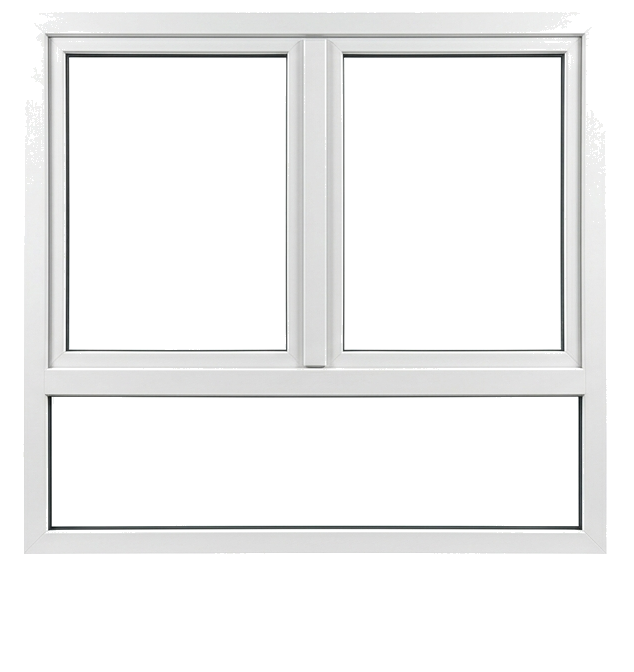
#> input picture img/fenster_2fluegel_unterlicht_aussen.png, 634 x 672 px; its folder holds only this picture in this run
$ python remove-shadows-v3.py
#> lines starting #> are read from the running program, lines starting #| are printed output that depends on the picture; after the words box and inside, x2 and y2 are one past the last pixel; in counts of white or black regions, pixels touching at a corner belong together
#!/usr/bin/env python3
"""
Drop-Shadow-Entferner v3 mit Connected Components (Sarah-Fix 29.04.2026 spät).

Funktioniert weil der Drop-Shadow immer eine SEPARATE Pixel-Insel ist,
getrennt vom Fenster durch eine reinweiße Zone. Algorithmus:
1. Binarize (alles unter Helligkeit 240 = potenzieller Inhalt)
2. Connected-Components labeln
3. Größte Insel = Fenster, alle anderen Inseln = Schatten/Artefakte
4. Alles außerhalb der Fenster-Insel-BBox → reinweiß
5. Alles innerhalb der BBox das NICHT zur Fenster-Insel gehört → auch weiß

→ Drop-Shadow komplett weg, Fenster-Inhalt 100% unverändert.
"""
from PIL import Image
import numpy as np
from scipy import ndimage
import os, glob, shutil, datetime

IMG_DIR = os.path.abspath(os.path.join(os.path.dirname(__file__), "..", "img"))
BACKUP_ROOT = os.path.join(IMG_DIR, "masters", "sarah")
TS = datetime.datetime.now().strftime("%Y%m%d-%H%M%S")
BACKUP_DIR = os.path.join(BACKUP_ROOT, f"shadow_v3_backup_{TS}")
os.makedirs(BACKUP_DIR, exist_ok=True)

# Schwelle: alles mit min(R,G,B) < 240 zählt erstmal als „potenzieller Inhalt"
# (inkl. Schatten). Danach trennt der Algorithmus die Inseln.
INHALT_SCHWELLE = 240


def schatten_weg_cc(path):
    im = Image.open(path).convert("RGB")
#> im is the input picture: PIL image 634x672 RGB; mean R, G, B 242.8, 243, 242.9
    arr = np.array(im)
    helligkeit = arr.min(axis=2)
    mask = helligkeit < INHALT_SCHWELLE
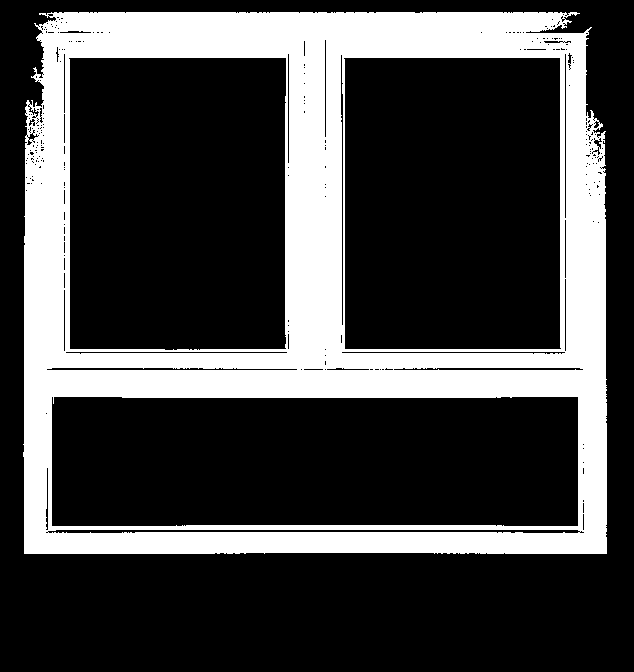
#> mask: shape (672, 634) bool; 26.8% white; 1 white region, box (x1, y1, x2, y2) and area: (23, 12, 607, 554) 113978

    labels, n = ndimage.label(mask)
#> n = 1
    if n == 0:
        return im, None  # nichts gefunden

    sizes = ndimage.sum(mask, labels, range(1, n + 1))
#> sizes = [113978]
    biggest_idx = int(np.argmax(sizes)) + 1
#> biggest_idx = 1
    fenster_only = (labels == biggest_idx)

    ys, xs = np.where(fenster_only)
    y_min, y_max = int(ys.min()), int(ys.max())
#> y_min = 12; y_max = 553
    x_min, x_max = int(xs.min()), int(xs.max())
#> x_min = 23; x_max = 606

    out = arr.copy()
    # Außerhalb der BBox → weiß
    out[:y_min, :] = 255
    out[y_max + 1:, :] = 255
    out[:, :x_min] = 255
    out[:, x_max + 1:] = 255
    # Innerhalb der BBox, aber nicht zur Fenster-Insel gehörig → weiß
    in_bbox_not_window = ~fenster_only
    in_bbox_not_window[:y_min, :] = False
    in_bbox_not_window[y_max + 1:, :] = False
    in_bbox_not_window[:, :x_min] = False
    in_bbox_not_window[:, x_max + 1:] = False
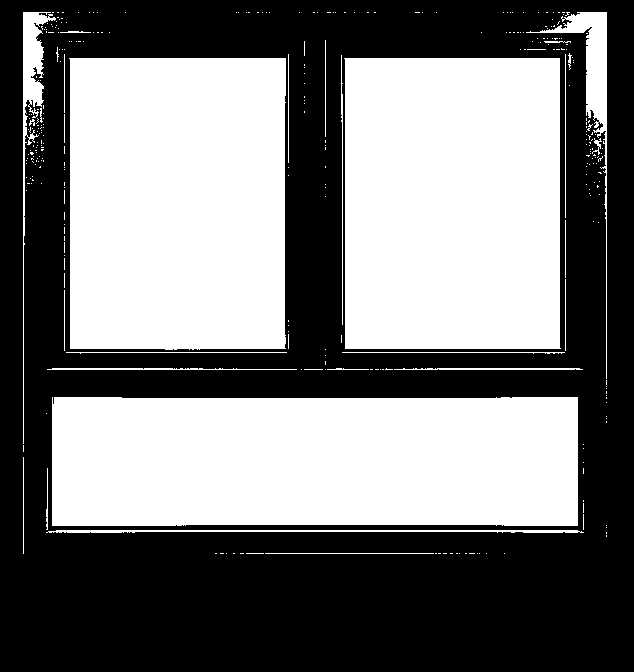
#> in_bbox_not_window: shape (672, 634) bool; 47.5% white; 334 white regions (305 under 20 px), largest, box (x1, y1, x2, y2) and area: (52, 397, 578, 526) 67148, (69, 58, 286, 350) 62630, (344, 58, 561, 349) 62567
    out[in_bbox_not_window] = 255

    return Image.fromarray(out), (x_min, y_min, x_max, y_max), n


def main():
    pattern_files = []
    for pat in ["fenster_*.png", "balkontuer_*.png", "haustuer_*.png", "hst_*.png"]:
        pattern_files += glob.glob(os.path.join(IMG_DIR, pat))

    skip = ["_OLD_", "_master_", "_PLATZHALTER_", "_uncropped_", "backup",
            "standart", "_TEST_", "_TEST2_"]
    files = sorted(set(
        f for f in pattern_files
        if not any(k in os.path.basename(f) for k in skip)
    ))

    print(f"Connected-Components Cleanup auf {len(files)} Bilder")
    print(f"Backup: {BACKUP_DIR}\n")

    for i, path in enumerate(files, 1):
        name = os.path.basename(path)
        shutil.copy(path, os.path.join(BACKUP_DIR, name))
        result = schatten_weg_cc(path)
        if result[1] is None:
            print(f"  [{i:2d}/{len(files)}] – {name:<48} (kein Inhalt gefunden)")
            continue
        im_out, bbox, n = result
#> bbox = (23, 12, 606, 553); n = 1
        im_out.save(path, "PNG", optimize=True)
        print(f"  [{i:2d}/{len(files)}] ✔ {name:<48} BBox={bbox}  Inseln={n}")
#|   [ 1/1] ✔ fenster_2fluegel_unterlicht_aussen.png           BBox=(23, 12, 606, 553)  Inseln=1

    print(f"\n→ {len(files)} Bilder verarbeitet")


if __name__ == "__main__":
    main()
